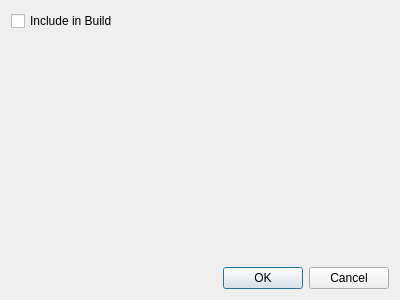
<?xml version="1.0" encoding="UTF-8"?>
<ui version="4.0">
 <class>FilePropertiesDialog</class>
 <widget class="QDialog" name="FilePropertiesDialog">
  <property name="geometry">
   <rect>
    <x>0</x>
    <y>0</y>
    <width>400</width>
    <height>300</height>
   </rect>
  </property>
  <property name="windowTitle">
   <string>Dialog</string>
  </property>
  <layout class="QGridLayout" name="gridLayout">
   <item row="0" column="0">
    <widget class="QCheckBox" name="includeInBuild">
     <property name="text">
      <string>Include in Build</string>
     </property>
    </widget>
   </item>
   <item row="1" column="0">
    <spacer name="verticalSpacer">
     <property name="orientation">
      <enum>Qt::Vertical</enum>
     </property>
     <property name="sizeHint" stdset="0">
      <size>
       <width>20</width>
       <height>40</height>
      </size>
     </property>
    </spacer>
   </item>
   <item row="2" column="0">
    <widget class="QDialogButtonBox" name="buttonBox">
     <property name="standardButtons">
      <set>QDialogButtonBox::Cancel|QDialogButtonBox::Ok</set>
     </property>
    </widget>
   </item>
  </layout>
 </widget>
 <resources/>
 <connections/>
</ui>
